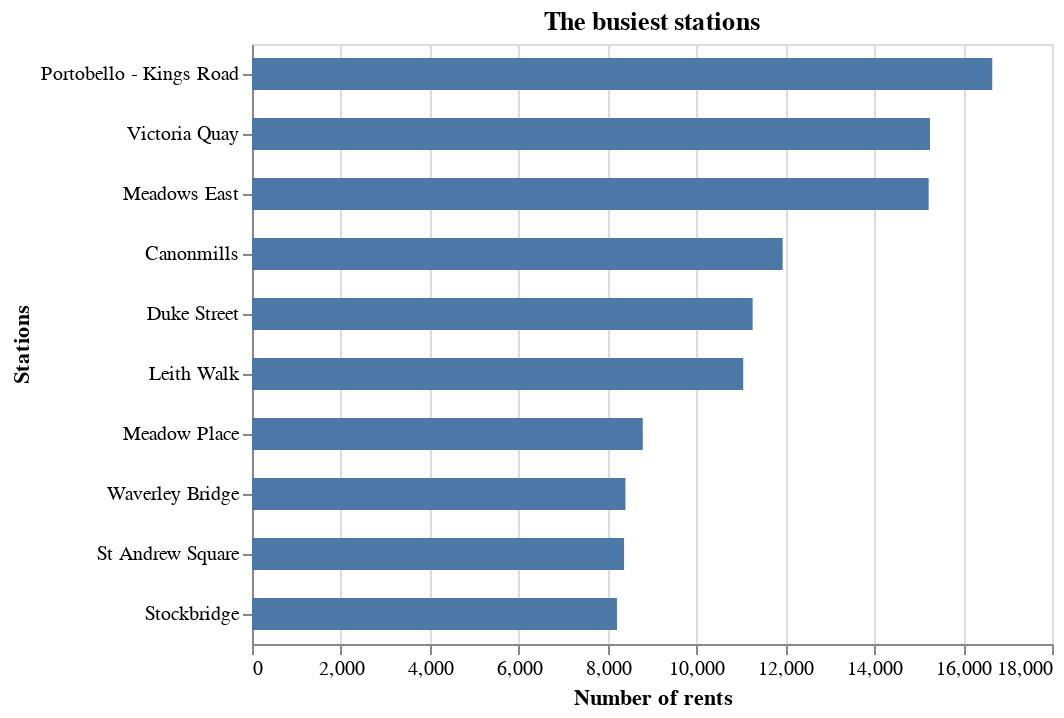

The notebook cell this image was saved under:
### Code cell
count_stations(df,'end_station_id', graph='yes')

### Figure 1 — Vega-Lite specification as saved in the notebook (floating-point values rounded to 4 significant figures)
{"config": {"view": {"continuousWidth": 400, "continuousHeight": 300}}, "data": {"name": "data-47d9db3702b9ccfe9744a9a7480e6358"}, "mark": {"type": "bar", "size": 16}, "encoding": {"tooltip": [{"field": "end_station_name", "title": "Station name", "type": "ordinal"}, {"field": "rents_num", "title": "Number of rents", "type": "quantitative"}], "x": {"field": "rents_num", "title": "Number of rents", "type": "quantitative"}, "y": {"field": "end_station_name", "sort": "-x", "title": "Stations", "type": "ordinal"}}, "height": 300, "title": "The busiest stations", "$schema": "https://vega.github.io/schema/vega-lite/v4.17.0.json", "datasets": {"data-47d9db3702b9ccfe9744a9a7480e6358": [{"end_station_id": 1728, "end_station_name": "Portobello - Kings Road", "rents_num": 16656}, {"end_station_id": 250, "end_station_name": "Victoria Quay", "rents_num": 15254}, {"end_station_id": 265, "end_station_name": "Meadows East", "rents_num": 15225}, {"end_station_id": 262, "end_station_name": "Canonmills", "rents_num": 11940}, {"end_station_id": 1824, "end_station_name": "Duke Street", "rents_num": 11264}, {"end_station_id": 358, "end_station_name": "Leith Walk", "rents_num": 11052}, {"end_station_id": 1024, "end_station_name": "Meadow Place", "rents_num": 8792}, {"end_station_id": 183, "end_station_name": "Waverley Bridge", "rents_num": 8402}, {"end_station_id": 259, "end_station_name": "St Andrew Square", "rents_num": 8372}, {"end_station_id": 258, "end_station_name": "Stockbridge", "rents_num": 8212}]}}
